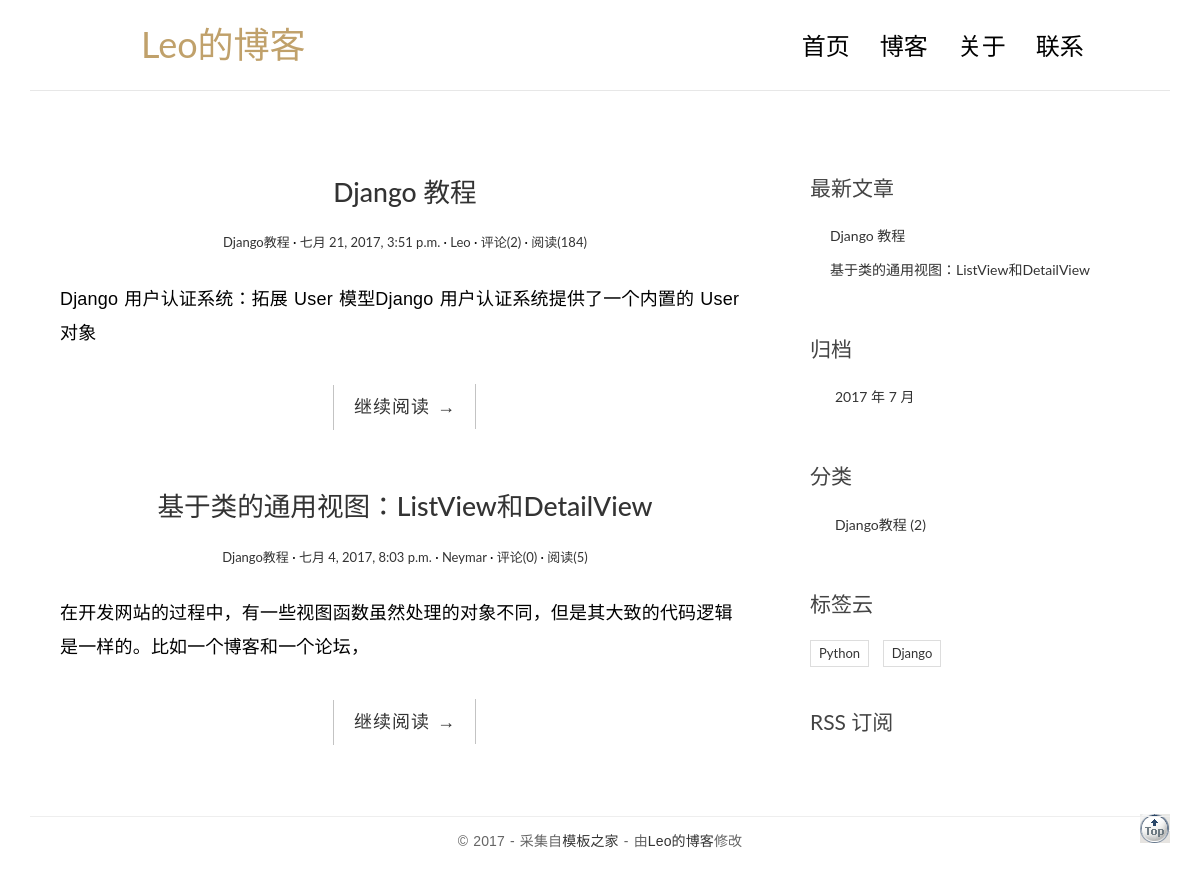
The app's page /index/ with its own data.
### blog/models.py (models this page shows, shortened)
class Post(models.Model):  #自定义了 Manger 后需要在 model 中显示地指定它：
    objects = PostManager()  # 使用默认的 objects 作为 manager的名字
    title = models.CharField(max_length=70,verbose_name="文章标题")
    body= models.TextField(verbose_name="文章正体")
    created_time=models.DateTimeField(verbose_name="创建时间")
    modified_time=models.DateTimeField(verbose_name="修改时间",blank=True)
    excerpt = models.CharField(max_length=200,blank=True)
    views = models.PositiveIntegerField(default=0)  # 记录文章阅读量
    category=models.ForeignKey(Category)
    tag=models.ManyToManyField(Tag)
    author = models.ForeignKey(User,blank=True)
    def get_absolute_url(self): # 获取访问的绝对地址
        return reverse('blog:detail',kwargs={'pk':self.pk})
    class Meta:
        ordering = ['-created_time']

class Category(models.Model):   # 文章分类
    name = models.CharField(max_length=100)

class Tag(models.Model):
    name=models.CharField(max_length=50)

### users/models.py (models this page shows)
class User(AbstractUser):
    objects = UserManager()
    nickname = models.CharField(max_length=50, blank=True)
    is_active = models.BooleanField(default=True)
    is_admin = models.BooleanField(default=False)
    user_isValid = models.BooleanField(blank=True, default=False)
    """
    Users within the Django authentication system are represented by this
    model.
    Username, password and email are required. Other fields are optional.
    """
    def __str__(self):
        return self.username

### blog/views.py (the view)
# urls.py: url(r'^index/',views.IndexView.as_view(),name="index"),
class IndexView(ListView):
    model = models.Post
    template_name = 'blog/index.html'
    context_object_name = 'post_list'
    paginate_by = 10

### blog/templatetags/blog_tags.py (called while the page is built)
@register.simple_tag
def get_recent_posts(num=5):
    return models.Post.objects.all()[:num]

@register.simple_tag
def archives():
    return models.Post.objects.dates('created_time', 'month', order='DESC')

@register.simple_tag
def get_categories():
    return models.Category.objects.annotate(num_posts=Count('post')).filter(num_posts__gt=0) # post是关联的数据库模型(小写)

@register.simple_tag
def get_tags():
    return models.Tag.objects.annotate(num_tags=Count('post')).filter(num_tags__gte=1)

### templates/blog/index.html (shortened to what this page needs)
{% extends 'base.html' %}
{% block main %}
{% for post in post_list %}
                <article class="post post-{{post.pk}}">
                    <header class="entry-header">
                        <h1 class="entry-title">
                            <a href="{{post.get_absolute_url}}">{{post.title}}</a>
                        </h1>
                        <div class="entry-meta">
                            <span class="post-category"><a >{{post.category.name}}</a></span>
                            <span class="post-date"><a><time class="entry-date"
                                                                      datetime="{{ post.created_time }}">{{ post.created_time }}</time></a></span>
                            <span class="post-author"><a href="{% url 'blog:author_blog' post.author %}">{{ post.author }}</a></span>
                            <span class="comments-link"><a href="#">评论({{post.comment_set.count}})</a></span>
                            <span class="views-count"><a href="{{post.get_absolute_url}}">阅读({{post.views}})</a></span>
                        </div>
                    </header>
                    <div class="entry-content clearfix">
                        <p>{{ post.excerpt }}</p>
                        <div class="read-more cl-effect-14">
                        <a href="{{post.get_absolute_url}}" class="more-link">继续阅读 <span class="meta-nav">→</span></a>
                        </div>
                    </div>
                </article>
                {% empty %}
                <div class="no-post">暂时还没有发布文章！</div>
                {% endfor %}
{% endblock %}

### templates/base.html (shortened to what this page needs)
<!DOCTYPE html>
{% load staticfiles %}
{% load blog_tags %}
<html xmlns="http://www.w3.org/1999/html">
<head>
    <link rel="stylesheet" href="{% static 'blog/css/bootstrap.min.css'%}">
    <link rel="stylesheet" href="http://code.ionicframework.com/ionicons/2.0.1/css/ionicons.min.css">
    <link rel="stylesheet" href="{% static 'blog/css/pace.css'%}">
    <link rel="stylesheet" href="{% static 'blog/css/custom.css'%}">
    <link rel="stylesheet" href="{% static 'blog/css/highlights/github.css' %}">
    <link rel="stylesheet" href="{% static 'blog/css/mycss.css' %}">
</head>
<body>
<div class="container">
    <header id="site-header">
        <div class="row">
            <div class="col-md-4 col-sm-5 col-xs-8">
                <div class="logo">
                     <h1 style="text-align: center"><a href="{% url 'blog:index' %}"><b style="color:#c0a16b" >Leo的博客</b> </a></h1>
                </div>
            </div>
            <div class="col-md-8 col-sm-7 col-xs-4">
                <nav class="main-nav" role="navigation">
                    <div class="collapse navbar-collapse" id="bs-example-navbar-collapse-1">
                        <ul class="nav navbar-nav navbar-right">
                            <li class="cl-effect-11"><a href="{% url 'blog:index' %}" data-hover="首页">首页</a></li>
                            <li class="cl-effect-11"><a href="{% url 'blog:full_blog' %}" data-hover="博客">博客</a></li>
                            <li class="cl-effect-11"><a href="{% url 'blog:about' %}" data-hover="关于">关于</a></li>
                            <li class="cl-effect-11"><a href="{% url 'blog:contact' %}" data-hover="联系">联系</a></li>
                        </ul>
                    </div>
                </nav>
            </div>
        </div>
    </header>
</div>
<div class="content-body">
    <div class="container">
        <div class="row">
            <main class="col-md-8">
                {% block main %}
                {% endblock %}
            </main>
            <aside class="col-md-4">
              {% block toc %}
           <div class="widget widget-recent-posts">
                    <h3 class="widget-title">最新文章</h3>
               {% get_recent_posts as recent_post_list %}
                    <ul>
                       {% for post in recent_post_list %}
                        <li>
                            <a href="{{post.get_absolute_url}}">{{post.title}}</a>
                        </li>
                        {% empty %}
                        暂无文章！
                        {% endfor %}
                    </ul>
                </div>
                <div class="widget widget-archives">
                    <h3 class="widget-title">归档</h3>
                    {% archives as date_list %}
                    <ul>
                        {% for date in date_list%}
                        <li>
                            <a href="{% url 'blog:archives' date.year date.month %}">{{date.year}} 年 {{date.month}} 月
                            </a>
                        </li>
                        {% empty %}
                        暂无归档!
                        {% endfor %}
                    </ul>
                </div>
                <div class="widget widget-category">
                    <h3 class="widget-title">分类</h3>
                    {% get_categories as category_list %}
                    <ul>
                        {% for category in category_list%}
                        <li>
                            <a href="{% url 'blog:category' category.pk %}">{{ category.name }} <span class="post-count">({{category.num_posts}})</span></a>
                        </li>
                        {% empty %}
                        暂无分类
                        {% endfor %}
                    </ul>
                </div>
                {% block tag %}
                <div class="widget widget-tag-cloud">
                    <h3 class="widget-title">标签云</h3>
                    {% get_tags as tag_list %}
                    <ul>
                        {% for tag in tag_list %}
                        <li>
                            <a href="{% url 'blog:tag' tag.pk %}">{{ tag.name }}</a>
                        </li>
                        {% empty %}
                        暂无标签
                        {% endfor %}
                    </ul>
                    {% endblock %}
                </div>
                <div class="rss">
                    <a href=""> RSS 订阅</a>
                </div>
               {% endblock %}
                <div  class="top" style="float: right" >
                    <a id="top"> <img  src="{% static 'blog/img/top.gif' %}"/> </a>
                </div>
            </aside>
        </div>
    </div>
</div>
<footer id="site-footer">
    <div class="container">
        <div class="row">
            <div class="col-md-12">
                <p class="copyright">&copy 2017 - 采集自<a href="http://www.cssmoban.com/"
                                                        target="_blank" title="模板之家">模板之家</a>
                    - 由<a href="http://zmrenwu.com/" title="网页模板" target="_blank">Leo的博客</a>修改
                </p>
            </div>
        </div>
    </div>
</footer>
</body>
</html>

### static/blog/css/custom.css (style rules this page uses)
* { outline: none; }
h1, h2, h3, h4, h5, h6 { margin-top: 0; }
b { font-weight: 400; }
a { color: #333; }
body { color: #444; font-family: 'Lato', sans-serif; }
p { font-family: 'Ubuntu', sans-serif; font-weight: 400; word-spacing: 1px; letter-spacing: 0.01em; }
img { max-width: 100%; }
#site-header { background-color: #FFF; padding: 25px 20px; margin-bottom: 40px; border-bottom: 1px solid #e7e7e7; }
.logo h1 a { color: #000; }
.logo h1 { margin: 0; font-family: 'Lato', sans-serif; font-weight: 300; }
.main-nav { margin-top: 11px; max-width: 95%; }
.main-nav a { color: #000000 !important; padding: 0 0 5px 0 !important; margin-right: 30px; font-family: 'Lato', sans-serif; font-weight: 300; font-size: 24px; }
.cl-effect-11 a { padding: 10px 0; color: #0972b4; text-shadow: none; }
.cl-effect-11 a::before { position: absolute; top: 0; left: 0; overflow: hidden; padding: 0 0 5px 0 !important; max-width: 0; border-bottom: 1px solid #000; color: #000; content: attr(data-hover); white-space: nowrap; -webkit-transition: max-width 0.5s; -moz-transition: max-width 0.5s; transition: max-width 0.5s; }
.content-body { padding-bottom: 4em; }
.post { background: #fff; padding: 30px 30px 0; }
.entry-title { text-align: center; font-size: 1.9em; margin-bottom: 20px; line-height: 1.6; padding: 10px 20px 0; }
.entry-meta { text-align: center; color: #DDDDDD; font-size: 13px; margin-bottom: 30px; }
.entry-content { font-size: 18px; line-height: 1.9; font-weight: 300; color: #000; }
.post-category::after, .post-date::after, .post-author::after, .comments-link::after { content: ' ·'; color: #000; }
.read-more { font-family: 'Ubuntu', sans-serif; font-weight: 400; word-spacing: 1px; letter-spacing: 0.01em; text-align: center; margin-top: 20px; }
.cl-effect-14 a { padding: 0 20px; height: 45px; line-height: 45px; position: relative; display: inline-block; margin: 15px 25px; letter-spacing: 1px; font-weight: 400; text-shadow: 0 0 1px rgba(255, 255, 255, 0.3); }
.cl-effect-14 a::before, .cl-effect-14 a::after { position: absolute; width: 45px; height: 1px; background: #C3C3C3; content: ''; -webkit-transition: all 0.3s; -moz-transition: all 0.3s; transition: all 0.3s; pointer-events: none; }
.cl-effect-14 a::before { top: 0; left: 0; -webkit-transform: rotate(90deg); -moz-transform: rotate(90deg); transform: rotate(90deg); -webkit-transform-origin: 0 0; -moz-transform-origin: 0 0; transform-origin: 0 0; }
.cl-effect-14 a::after { right: 0; bottom: 0; -webkit-transform: rotate(90deg); -moz-transform: rotate(90deg); transform: rotate(90deg); -webkit-transform-origin: 100% 0; -moz-transform-origin: 100% 0; transform-origin: 100% 0; }
.widget { background: #fff; padding: 30px 0 0; }
.widget-title { font-size: 1.5em; margin-bottom: 20px; line-height: 1.6; padding: 10px 0 0; font-weight: 400; }
.widget-recent-posts ul { padding: 0; margin: 0; padding-left: 20px; }
.widget-recent-posts ul li { list-style-type: none; position: relative; line-height: 170%; margin-bottom: 10px; }
.widget-recent-posts ul li::before { content: '\f3d3'; font-family: "Ionicons"; position: absolute; left: -17px; top: 3px; font-size: 16px; color: #000; }
.widget-archives ul { padding: 0; margin: 0; padding-left: 25px; }
.widget-archives ul li { list-style-type: none; position: relative; line-height: 170%; margin-bottom: 10px; }
.widget-archives ul li::before { content: '\f3f3'; font-family: "Ionicons"; position: absolute; left: -25px; top: 1px; font-size: 16px; color: #000; }
.widget-category ul { padding: 0; margin: 0; padding-left: 25px; }
.widget-category ul li { list-style-type: none; position: relative; line-height: 170%; margin-bottom: 10px; }
.widget-category ul li::before { content: '\f3fe'; font-family: "Ionicons"; position: absolute; left: -25px; top: 1px; font-size: 18px; color: #000; }
.widget-tag-cloud ul { padding: 0; margin: 0; margin-right: -10px; }
.widget-tag-cloud ul li { list-style-type: none; font-size: 13px; display: inline-block; margin-right: 10px; margin-bottom: 10px; padding: 3px 8px; border: 1px solid #ddd; }
.rss { font-size: 21px; margin-top: 30px; }
.rss a { color: #444; }
#site-footer { padding-top: 10px; padding: 0 0 1.5em 0; }
.copyright { text-align: center; padding-top: 1em; margin: 0; border-top: 1px solid #eee; color: #666; }

### static/blog/css/mycss.css (style rules this page uses)
.top { position: fixed; right: 10px; bottom: 10px; display: block; width: 50px; height: 50px; font-size: 20px; }

### records on screen
Post: title "Django 教程", category.name "Django教程", created_time "七月 21, 2017, 3:51 p.m.", author "Leo", comment_set.count "2", views "184", excerpt "Django 用户认证系统：拓展 User 模型Django 用户认证系统提供了一个内置的 User 对象"
Post: title "基于类的通用视图：ListView和DetailView", category.name "Django教程", created_time "七月 4, 2017, 8:03 p.m.", author "Neymar", comment_set.count "0", views "5", excerpt "在开发网站的过程中，有一些视图函数虽然处理的对象不同，但是其大致的代码逻辑是一样的。比如一个博客和一个论坛，"
Category: name "Django教程", num_posts "2"
Tag: name "Python"
Tag: name "Django"

### other values on screen
{{ date.year }} "2017"
{{ date.month }} "7"
